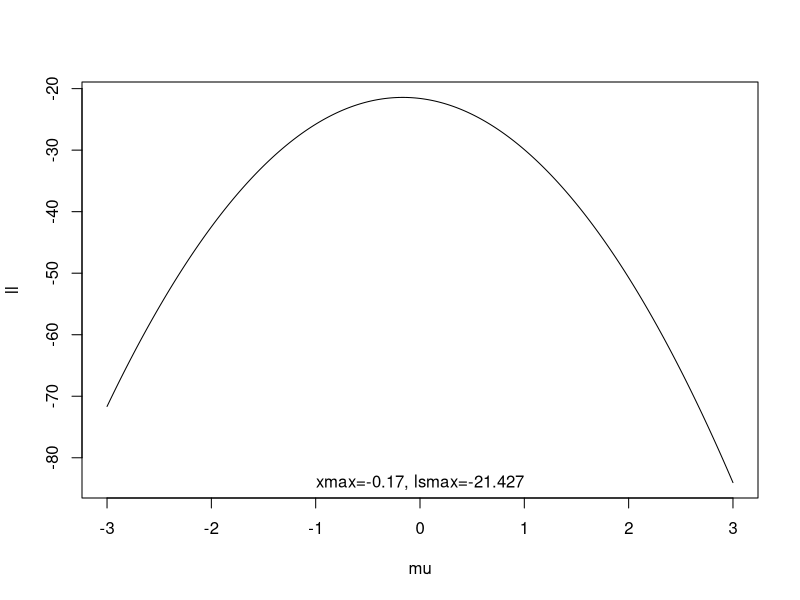
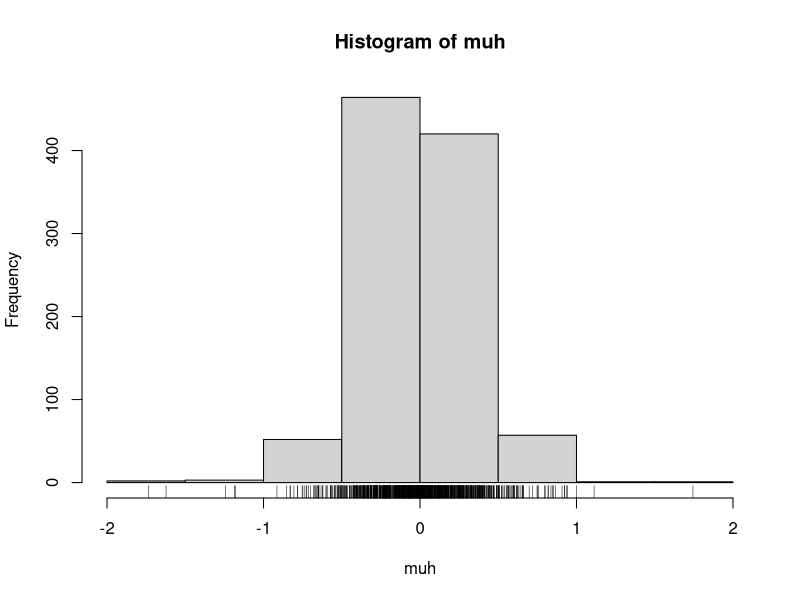
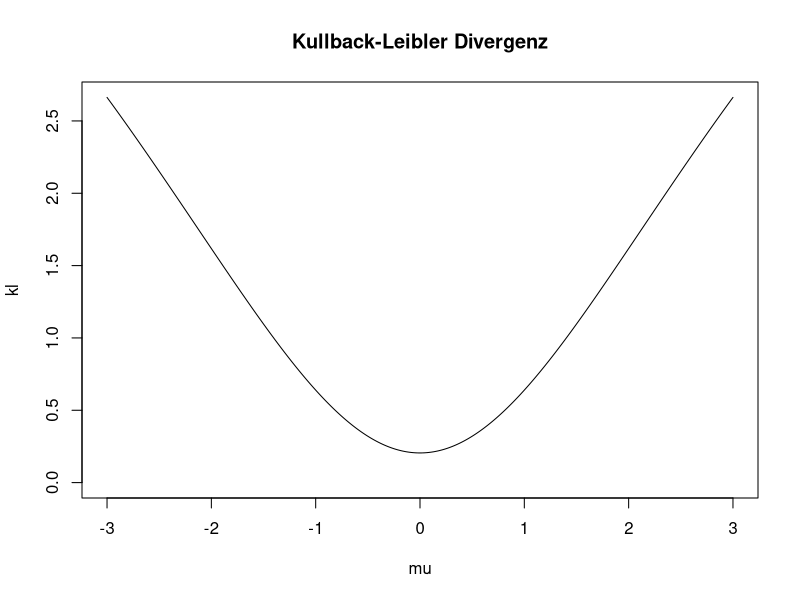
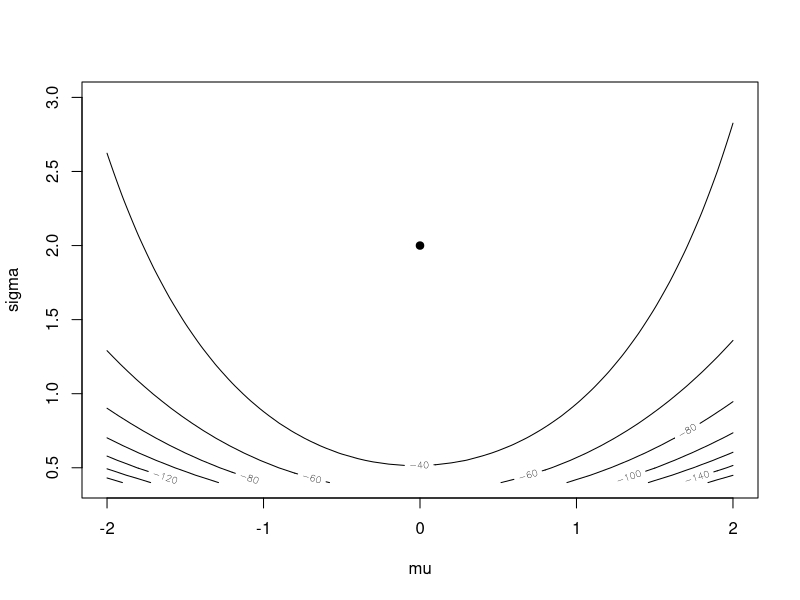
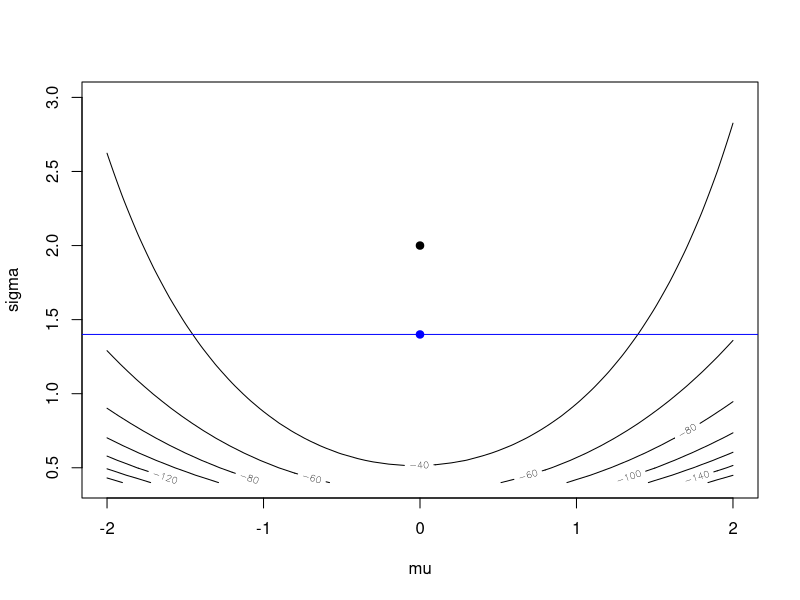

Source code (R) for these figures, in order:
## ----------------------------------------------------------------------------------------------------------------
## a
# X~t_3 : E(X)=0, Var(X)=3/(3-2)=3
sample <- rt(25,3)
sample
## b
llikmu <- function(mu, x) {
  n <- length(x)
  -1/4*sum((x-mu)^2)
}
#
mu <- seq(-3, +3, by=0.01)
ll <- rep(NA, length(mu))
for (i in 1:length(mu)) ll[i] <- llikmu(mu[i], sample)
pos <- which.max(ll)
plot(mu, ll, type="l")
text(0, min(ll), sprintf("xmax=%.2f, lsmax=%.3f", mu[pos], ll[pos]))
## c
B   <- 1000
muh <- rep(NA, B)
for (i in 1:B) {
  sample <- rt(25, 3)
  muh[i] <- optimise(llikmu, c(-3,3), x=sample, maximum = TRUE)$maximum
}
hist(muh)
rug(muh)
## d
kldiv <- function(mu) {
  fun <- function(x, mu) {
    dnorm(x, mean=mu, sd=1/sqrt(2))*log(dnorm(x, mean=mu, sd=1/sqrt(2))/dt(x,3))
  }
  integrate(fun, -5, 5, mu=mu)$value
}
#
mu <- seq(-3, 3, by=0.01)
kl <- rep(NA, length(mu))
for (i in 1:length(mu)) kl[i] <- kldiv(mu[i])
plot (mu, kl, type="l", main="Kullback-Leibler Divergenz", ylim=c(0,max(kl)))
## e
llikmu <- function(musig, x) {
  n <- length(x)
  -n/2*log(musig[2])-1/(2*musig[2])*sum((x-musig[1])^2)
}
#
mu    <- seq(-2,2,by=0.1)
sigma <- seq(0.4, 3, by=0.05)
musig <- expand.grid(mu=mu, sigma=sigma)
head(musig)
sample <- rt(25,3)
z <- rep(NA, nrow(musig))
for (i in 1:nrow(musig)) {
  z[i] <- llikmu(as.numeric(musig[i,]), sample)
}
z <- matrix(z, nrow=length(mu))
contour(mu, sigma, z, xlab="mu", ylab="sigma")
pos <- which(z==max(z), arr.ind = TRUE)
points(mu[pos[1]], sigma[pos[2]], pch=19)
## f
contour(mu, sigma, z, xlab="mu", ylab="sigma")
pos  <- which(z==max(z), arr.ind = TRUE)
points(mu[pos[1]], sigma[pos[2]], pch=19)
z[pos[1],pos[2]]
pos  <- which.min((sqrt(2)-sigma)^2)
abline(h=sigma[pos], col="blue")
mpos <- which.max(z[,pos])
z[mpos,pos]
points(mu[mpos], sigma[pos], pch=19, col="blue")
